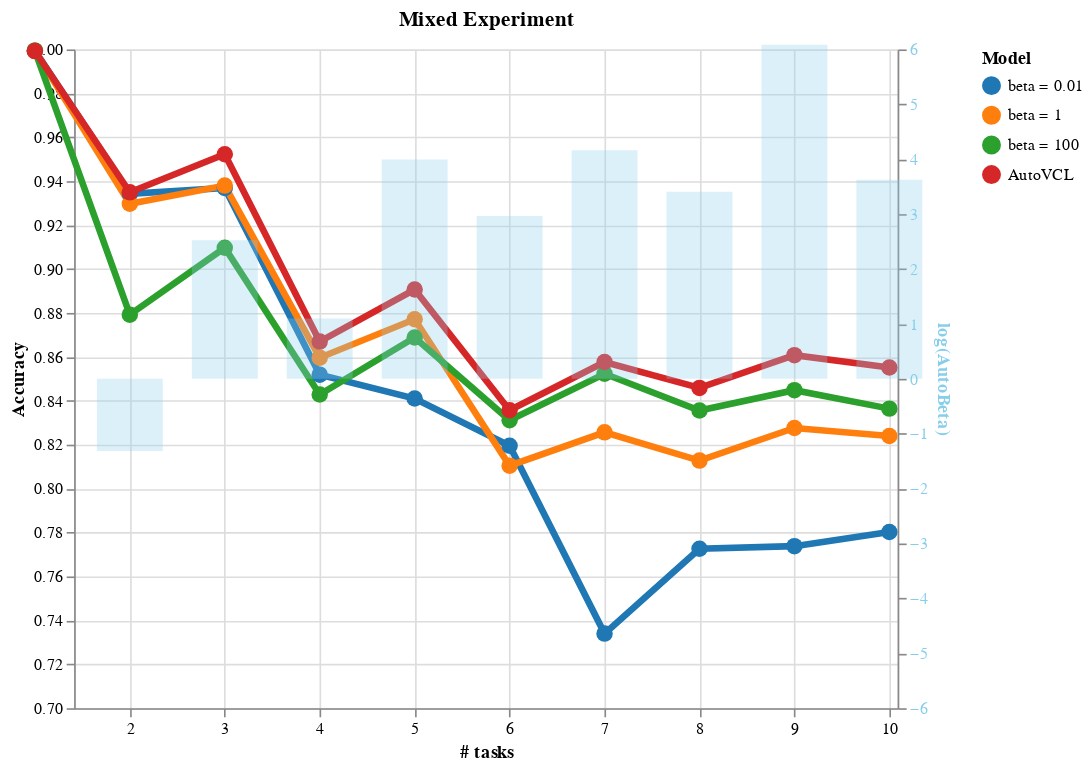

Source (notebook cell):
### Code cell
mixed_chart = plot_trends_with_autovcl([mixed_trends_1, mixed_trends_2, mixed_trends_3, mixed_trends_4], mixed_betas,title='Mixed Experiment',lower=0.7)
mixed_chart

### Figure 1 — Vega-Lite specification as saved in the notebook (floating-point values rounded to 4 significant figures)
{"config": {"view": {"continuousWidth": 400, "continuousHeight": 300}}, "layer": [{"data": {"name": "data-4c7fca75caea4a371273e0424a618c19"}, "mark": {"type": "line", "point": {"size": 100}, "strokeWidth": 4}, "encoding": {"color": {"field": "Series", "legend": {"title": "Model"}, "scale": {"scheme": "category10"}, "sort": ["beta = 0.01", "beta = 1", "beta = 100", "AutoVCL"], "type": "nominal"}, "tooltip": [{"field": "# of tasks", "type": "quantitative"}, {"field": "Values", "type": "quantitative"}, {"field": "Series", "type": "nominal"}], "x": {"axis": {"values": [1, 2, 3, 4, 5, 6, 7, 8, 9, 10]}, "field": "# of tasks", "scale": {"domain": [1.5, 10]}, "title": "# tasks", "type": "quantitative"}, "y": {"axis": {"grid": true}, "field": "Values", "scale": {"domain": [0.7, 1]}, "title": "Accuracy", "type": "quantitative"}}}, {"data": {"name": "data-6123b69308d0d9c0bfef3edc6b5b6a32"}, "mark": {"type": "bar", "color": "skyblue", "opacity": 0.3, "width": 40}, "encoding": {"tooltip": [{"field": "# of tasks", "type": "quantitative"}, {"field": "AutoBeta", "type": "quantitative"}], "x": {"axis": {"values": [1, 2, 3, 4, 5, 6, 7, 8, 9]}, "field": "# of tasks", "scale": {"domain": [1.5, 10]}, "title": "# tasks", "type": "quantitative"}, "y": {"axis": {"labelColor": "skyblue", "titleColor": "skyblue"}, "field": "AutoBeta", "scale": {"domain": [-6, 6]}, "title": "log(AutoBeta)", "type": "quantitative"}}}], "height": 400, "resolve": {"scale": {"y": "independent"}}, "title": "Mixed Experiment", "width": 500, "$schema": "https://vega.github.io/schema/vega-lite/v4.17.0.json", "datasets": {"data-4c7fca75caea4a371273e0424a618c19": [{"# of tasks": 1, "Series": "beta = 0.01", "Values": 0.9994}, {"# of tasks": 2, "Series": "beta = 0.01", "Values": 0.9342}, {"# of tasks": 3, "Series": "beta = 0.01", "Values": 0.9369}, {"# of tasks": 4, "Series": "beta = 0.01", "Values": 0.8519}, {"# of tasks": 5, "Series": "beta = 0.01", "Values": 0.841}, {"# of tasks": 6, "Series": "beta = 0.01", "Values": 0.8195}, {"# of tasks": 7, "Series": "beta = 0.01", "Values": 0.734}, {"# of tasks": 8, "Series": "beta = 0.01", "Values": 0.7726}, {"# of tasks": 9, "Series": "beta = 0.01", "Values": 0.7738}, {"# of tasks": 10, "Series": "beta = 0.01", "Values": 0.7802}, {"# of tasks": 1, "Series": "beta = 1", "Values": 0.9994}, {"# of tasks": 2, "Series": "beta = 1", "Values": 0.9297}, {"# of tasks": 3, "Series": "beta = 1", "Values": 0.938}, {"# of tasks": 4, "Series": "beta = 1", "Values": 0.8596}, {"# of tasks": 5, "Series": "beta = 1", "Values": 0.8771}, {"# of tasks": 6, "Series": "beta = 1", "Values": 0.8105}, {"# of tasks": 7, "Series": "beta = 1", "Values": 0.8256}, {"# of tasks": 8, "Series": "beta = 1", "Values": 0.8128}, {"# of tasks": 9, "Series": "beta = 1", "Values": 0.8276}, {"# of tasks": 10, "Series": "beta = 1", "Values": 0.824}, {"# of tasks": 1, "Series": "beta = 100", "Values": 0.9994}, {"# of tasks": 2, "Series": "beta = 100", "Values": 0.8792}, {"# of tasks": 3, "Series": "beta = 100", "Values": 0.9097}, {"# of tasks": 4, "Series": "beta = 100", "Values": 0.8429}, {"# of tasks": 5, "Series": "beta = 100", "Values": 0.8688}, {"# of tasks": 6, "Series": "beta = 100", "Values": 0.8311}, {"# of tasks": 7, "Series": "beta = 100", "Values": 0.8523}, {"# of tasks": 8, "Series": "beta = 100", "Values": 0.8356}, {"# of tasks": 9, "Series": "beta = 100", "Values": 0.8448}, {"# of tasks": 10, "Series": "beta = 100", "Values": 0.8364}, {"# of tasks": 1, "Series": "AutoVCL", "Values": 0.9992}, {"# of tasks": 2, "Series": "AutoVCL", "Values": 0.9349}, {"# of tasks": 3, "Series": "AutoVCL", "Values": 0.9523}, {"# of tasks": 4, "Series": "AutoVCL", "Values": 0.867}, {"# of tasks": 5, "Series": "AutoVCL", "Values": 0.8907}, {"# of tasks": 6, "Series": "AutoVCL", "Values": 0.8357}, {"# of tasks": 7, "Series": "AutoVCL", "Values": 0.8577}, {"# of tasks": 8, "Series": "AutoVCL", "Values": 0.8459}, {"# of tasks": 9, "Series": "AutoVCL", "Values": 0.8608}, {"# of tasks": 10, "Series": "AutoVCL", "Values": 0.8552}], "data-6123b69308d0d9c0bfef3edc6b5b6a32": [{"# of tasks": 1, "beta = 0.01": 0.9994, "beta = 1": 0.9994, "beta = 100": 0.9994, "AutoVCL": 0.9992, "AutoBeta": null}, {"# of tasks": 2, "beta = 0.01": 0.9342, "beta = 1": 0.9297, "beta = 100": 0.8792, "AutoVCL": 0.9349, "AutoBeta": -1.316}, {"# of tasks": 3, "beta = 0.01": 0.9369, "beta = 1": 0.938, "beta = 100": 0.9097, "AutoVCL": 0.9523, "AutoBeta": 2.522}, {"# of tasks": 4, "beta = 0.01": 0.8519, "beta = 1": 0.8596, "beta = 100": 0.8429, "AutoVCL": 0.867, "AutoBeta": 1.099}, {"# of tasks": 5, "beta = 0.01": 0.841, "beta = 1": 0.8771, "beta = 100": 0.8688, "AutoVCL": 0.8907, "AutoBeta": 3.996}, {"# of tasks": 6, "beta = 0.01": 0.8195, "beta = 1": 0.8105, "beta = 100": 0.8311, "AutoVCL": 0.8357, "AutoBeta": 2.964}, {"# of tasks": 7, "beta = 0.01": 0.734, "beta = 1": 0.8256, "beta = 100": 0.8523, "AutoVCL": 0.8577, "AutoBeta": 4.162}, {"# of tasks": 8, "beta = 0.01": 0.7726, "beta = 1": 0.8128, "beta = 100": 0.8356, "AutoVCL": 0.8459, "AutoBeta": 3.406}, {"# of tasks": 9, "beta = 0.01": 0.7738, "beta = 1": 0.8276, "beta = 100": 0.8448, "AutoVCL": 0.8608, "AutoBeta": 6.087}, {"# of tasks": 10, "beta = 0.01": 0.7802, "beta = 1": 0.824, "beta = 100": 0.8364, "AutoVCL": 0.8552, "AutoBeta": 3.627}]}}
